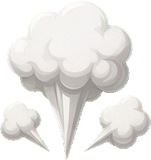
#> input picture art/props/justin/bc_steam.webp, 151 x 160 px
$ python -i bake_justin_fx.py   (imports and definitions only)
#> lines starting #> are read from the running program, lines starting #| are printed output that depends on the picture
#!/usr/bin/env python3
"""Cut Justin's approved objects and effects sheets (art/raw/characters/justin-fx-<move>-v1.png, 4 x 3 on magenta, Tom 2026-11-06) into single transparent
props: art/props/justin/<slug>.webp. Items are found from the ink (components joined by a small dilation), sorted by row (thirds of the sheet height) then
left to right, and named in the order of the prompt list (FX.justin in tools/art-library/char-prompts.js). Only the items the moves draw are written.
Usage: python3 tools/sprite-bake/bake_justin_fx.py [--check]   (--check writes tools/shots/justin-fx-check.png and installs nothing)"""
import os, sys
import numpy as np
from PIL import Image
from scipy import ndimage as ndi
sys.path.insert(0, os.path.dirname(os.path.abspath(__file__)))
from walk_sheet_frames import _key
ROOT = os.path.dirname(os.path.dirname(os.path.dirname(os.path.abspath(__file__))))
RAW = os.path.join(ROOT, 'art/raw/characters'); OUT = os.path.join(ROOT, 'art/props/justin')
MAXSIDE = 160
SHEETS = {   # per move: sheet, slugs in the prompt's item order ('-' = not used by a move)
 'nuts': ('justin-fx-wire-nuts-v1', 'wire_nut_orange wire_nut_yellow wire_nut_blue fist swoosh stars scatter'),
 'dry': ('justin-fx-drywall-v1', 'sheet drywall_sheet drill screws dust glow'),
 'demo': ('justin-fx-demo-day-v1', 'hammer brick_chunk rubble dust_puff crack burst crumbs shield'),
 'loose': ('justin-fx-loose-wire-v1', 'wire bundle zap sparks star smoke'),
 'bad': ('justin-fx-bad-call-v1', 'remote flag whistle red_x bubble steam star'),
 'fit': ('justin-fx-fresh-fit-v1', 'sunglasses glint gold halo flashes heart stars'),
 'breaker': ('justin-fx-breaker-flip-v1', 'panel sw_down sw_up bolt ring sparks flash beam'),
 'sneeze': ('justin-fx-giant-sneeze-v1', 'spray gust ah choo lines dust tissue'),
 'foot': ('justin-fx-foot-tap-v1', 'designer child spark scream waves shock bandage stars'),
}
INSTALL = {'wire_nut_orange': ('nuts', 'wire_nut_orange'), 'wire_nut_yellow': ('nuts', 'wire_nut_yellow'), 'wire_nut_blue': ('nuts', 'wire_nut_blue'),
           'drywall_sheet': ('dry', 'drywall_sheet'), 'brick_chunk': ('demo', 'brick_chunk'), 'rubble': ('demo', 'rubble'), 'dust_puff': ('demo', 'dust_puff')}
# the six move sheets added in jzfx1 (only the pictures the moves draw; names from the sheet order, see SHEETS)
# [6 lines not run here, left out]
def cut(path):
#> called with path = '../../art/props/justin/bc_steam.webp'
    rgb = np.array(Image.open(path).convert('RGB')); rgba = _key(rgb); H = rgba.shape[0]
#> after `rgb = np.array(Image.open(path).convert('RGB'))`:
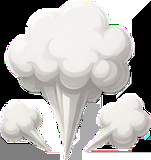
#> rgb: shape (160, 151, 3); mean R, G, B 177.6, 175.4, 173.3
    a = rgba[:, :, 3] > 40
    lab, n = ndi.label(ndi.binary_dilation(a, iterations=14))
    objs = ndi.find_objects(lab); items = []
    for i, sl in enumerate(objs):
        m = (lab[sl] == i + 1) & a[sl]
        if m.sum() < 700: continue                       # specks, grid-cell edges
        arr = rgba[sl].copy(); arr[~m] = 0; im = Image.fromarray(arr)
        bb = im.getbbox()
        if bb: items.append((int(((sl[0].start + sl[0].stop) / 2) / H * 3), sl[1].start, im.crop(bb)))
    items.sort(key=lambda t: (t[0], t[1]))
    return [t[2] for t in items]
# [19 lines not run here, left out]

#> (the run stopped early here; a loop or call above may not have finished)

$ run again, on art/props/justin/dust_puff.webp
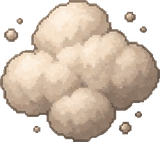
#> input picture art/props/justin/dust_puff.webp, 160 x 142 px
#> in cut, `rgb = np.array(Image.open(path).convert('RGB'))`:
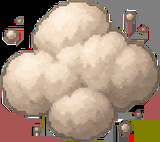
#> rgb: shape (142, 160, 3); mean R, G, B 167.4, 145, 126.1

$ run again, on art/props/justin/stepladder.webp
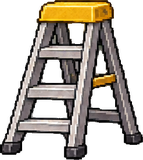
#> input picture art/props/justin/stepladder.webp, 143 x 160 px
#> in cut, `rgb = np.array(Image.open(path).convert('RGB'))`:
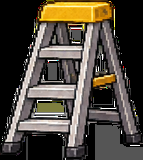
#> rgb: shape (160, 143, 3); mean R, G, B 80.1, 72.5, 61.9
